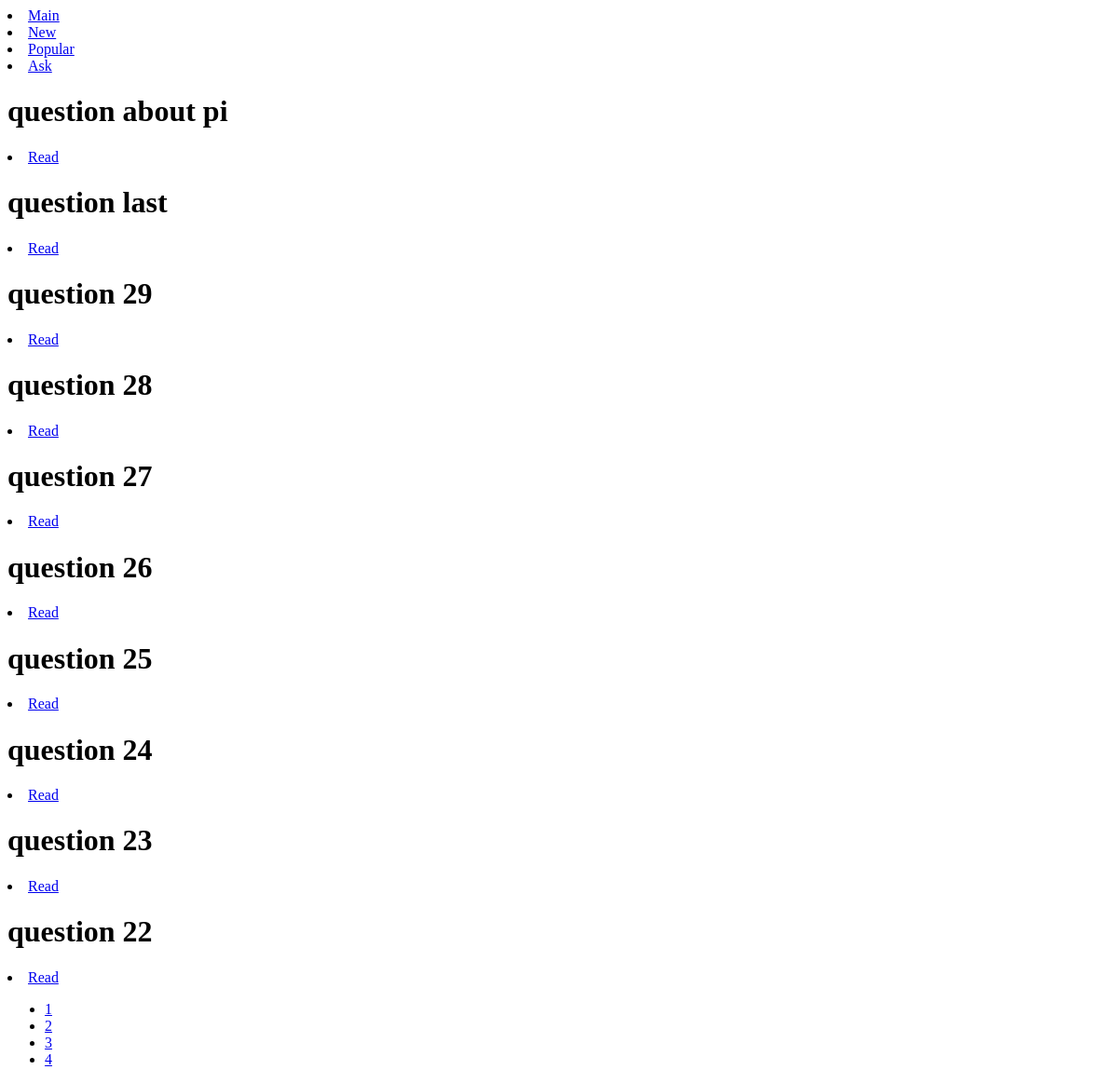
Before: / with the older database file.
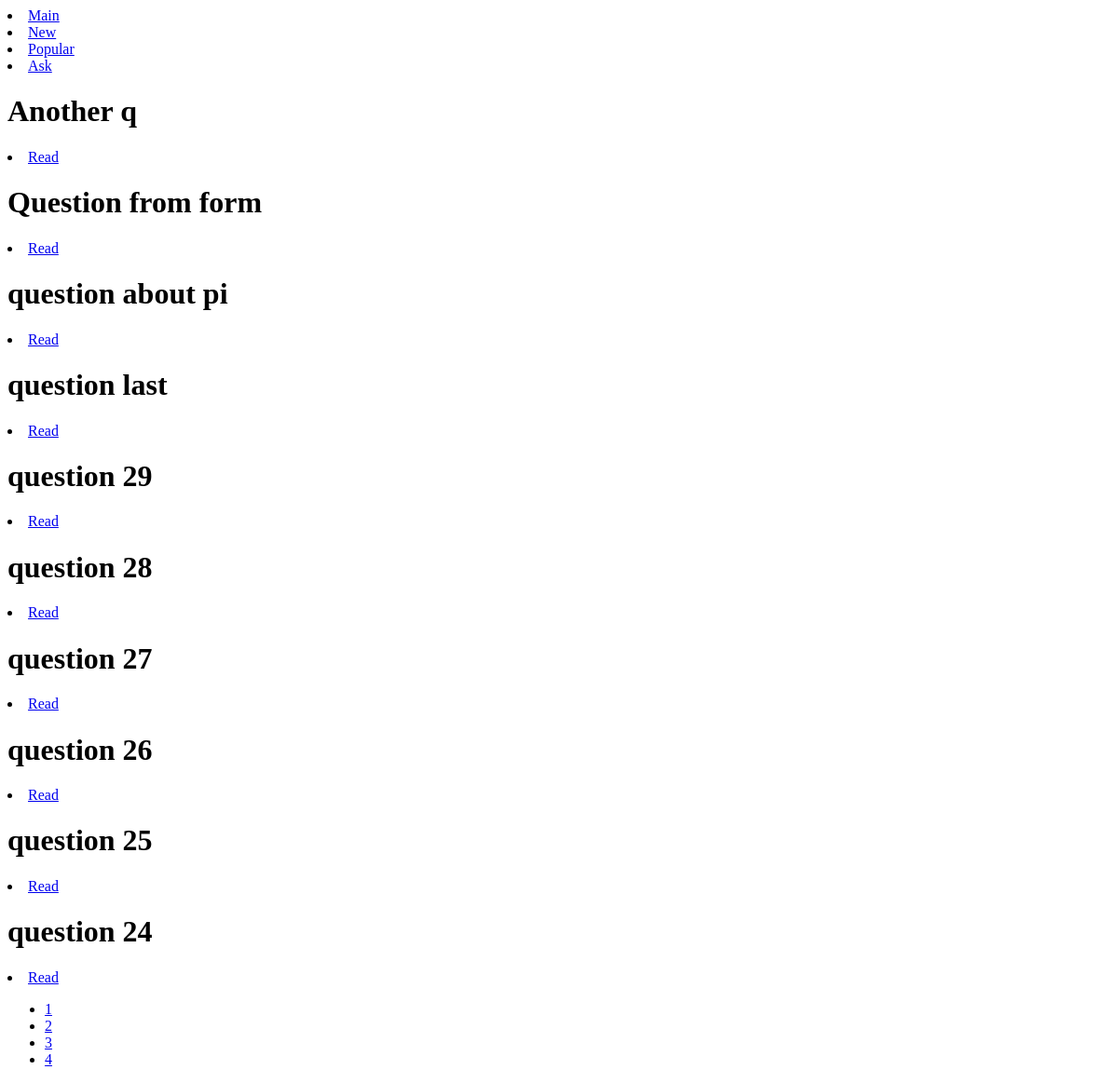
After: the same page with the newer database file.
### qa/models.py (models this page shows, shortened)
class Question(models.Model):
    objects = QuestionManager()
    title = models.CharField(max_length=255) #заголовок вопроса
    text = models.TextField() #полный текст вопроса
    added_at = models.DateField(auto_now_add=True) # дата добавления вопроса
    rating = models.IntegerField(default=0) # рейтинг вопроса (число)
    author = models.ForeignKey(User, on_delete=models.CASCADE, null=True) # автор вопроса
    likes = models.ManyToManyField(User, related_name='likes_user') # список пользователей, поставивших "лайк"
    def get_absolute_url(self):
        return reverse('question', kwargs={'q_id': self.pk})

### qa/views.py (the view)
# urls.py: path('', main, name='home'),
def main(request):
    qs_questions = Question.objects.new()
    page, paginator = pagination(request, qs_questions)
    context = {
        'page': page,
        'paginator': paginator,
        'addr': 'home'
    }
    return render(request, 'qa/pagination.html', context)

### qa/models.py (called while the page is built)
    def new(self): # метод возвращающий последние добавленные вопросы
        return self.order_by('-added_at', '-pk')

### qa/templatetags/qa_tags.py (called while the page is built)
@register.simple_tag(name='menu_list')
def menu():
    menu_dict = {
        'Main': 'home',
        'New': 'at_new',
        'Popular': 'at_pop',
        'Ask': 'form_ask'
    }
    return menu_dict

### qa/views.py (called while the page is built)
def pagination(request, qs):
    try:
        page = int(request.GET.get('page', 1))
    except ValueError:
        raise Http404
    try:
        limit = int(request.GET.get('limit', 10))
        if limit > 10:
            limit = 10
    except ValueError:
        limit = 10
    paginator = Paginator(qs, limit)
    try:
        page = paginator.page(page)
    except EmptyPage:
        page = paginator.page(paginator.num_pages)
    return page, paginator

### qa/templates/qa/pagination.html
{% extends "qa/base.html" %}
{% block content %}
<lu>
    {% for q in page.object_list %}
        <lu>
            <h1>{{ q.title }}</h1>
            <li>
                <a href='{{ q.get_absolute_url }}'>Read</a>
            </li>
        </lu>
    {% endfor %}
</lu>
<nav><ul class="pagination">
{% for p in paginator.page_range %}
    {% if p == page.number %}
    <li class="active">
    {% else %}
    <li>
    {% endif %}
    <a href="{% url addr %}?page={{ p }}">{{ p }}</a>
    </li>
{% endfor %}
</ul></nav>
{% endblock content %}

Changed rows visible on the page:
no longer on this page (row unchanged): Question: title "question 23"
no longer on this page (row unchanged): Question: title "question 22"
added Question: title "Another q"
added Question: title "Question from form"
